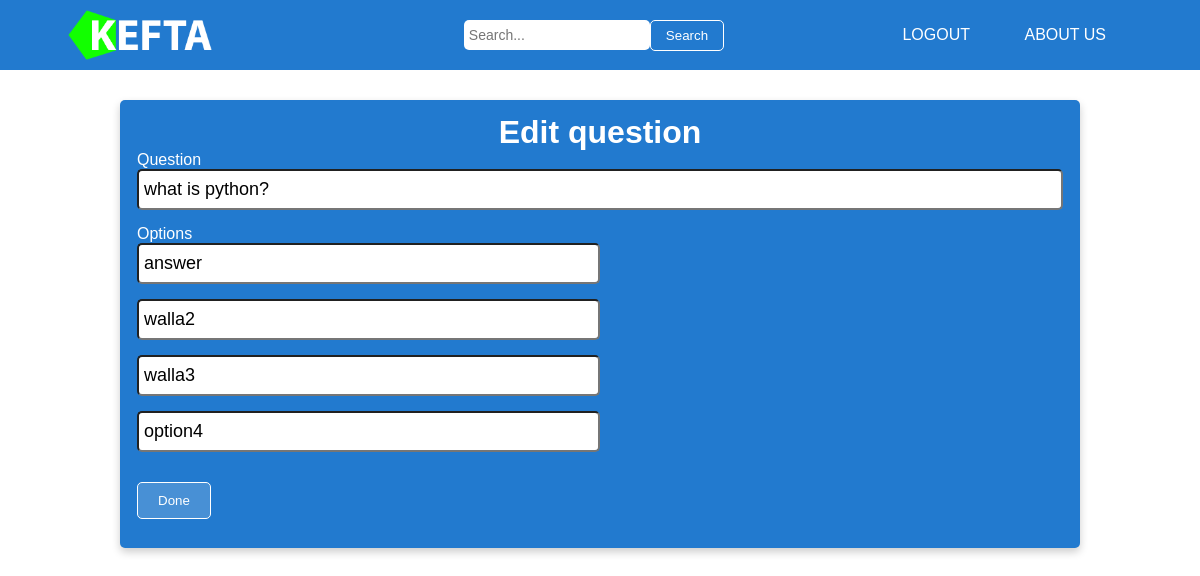
The app's page /edit_question/863eb5d0-dd93-416d-9574-874f34e77a87 (signed in) with its own data.
### models/question.py (models this page shows, shortened)
class Question(db.Model):
    id = db.Column(db.String(60), primary_key=True, default=generate_uuid)
    question = db.Column(db.String(200), nullable=False)
    correct_option = db.Column(db.String(200), nullable=False)
    option2 = db.Column(db.String(200), nullable=False)
    option3 = db.Column(db.String(200), nullable=False)
    option4 = db.Column(db.String(200), nullable=False)
    exam_id = db.Column(db.Integer, db.ForeignKey('exam.id'), nullable=False)
    created_at = db.Column(db.DateTime, nullable=False,
                           default=datetime.utcnow)
    updated_at = db.Column(db.DateTime, nullable=False,
                           default=datetime.utcnow)

### views/question.py (the view, shortened to what this page needs)
@question.route('/edit_question/<string:question_id>', methods=['GET', 'POST'])
@login_required
def edit_question(question_id):
    if current_user.__class__.__name__ == 'Teacher':
        edit_obj = Question.query.get(question_id)
        if edit_obj:
            return render_template('edit_question.html', user=current_user,
                                   edit_question=edit_obj)
        else:
            flash('Some thing is wrong!', category='error')
            return redirect(url_for('classes.class_s'))
    else:
        flash('Students can\'t create classes.', category='error')
        return redirect(url_for('exam.exams', class_id=edit_obj.class_id))

### app.py (called while the page is built)
@app.teardown_appcontext
def teardown_handler(self):
    db.session.remove()

### templates/edit_question.html (shortened to what this page needs)
{% extends "base.html" %}
{% block style %}
<link rel="stylesheet" type="text/css" href="../static/css/add_question.css">
{% endblock %}
{% block content%}
<div class="add-question">
	<form method="POST">
		<h1 align="center">Edit question</h1>
		<label for="class-name">Question</label><br>
		<input type="text" class="add-option question" value="{{edit_question.question}}" id="question" name="question" placeholder="Enter Question"/>
		<label for="class-name">Options</label><br>
		<input type="text" class="add-option correct" value="{{edit_question.correct_option}}" id="question-option-correct" name="correct-option" placeholder="Enter Correct option"/>
		<input type="text" class="add-option" value="{{edit_question.option2}}" id="option1" name="option2" placeholder="Enter option 2"/>
		<input type="text" class="add-option" value="{{edit_question.option3}}" id="option3" name="option3" placeholder="Enter option 3"/>
		<input type="text" class="add-option" value="{{edit_question.option4}}" id="option4" name="option4" placeholder="Enter option 4"/>
		<br>
		<button type="submit" class="btn btn-primary" value="done" name="done-btn">Done</button>
	</form>
</div>
{% endblock %}

### static/css/common.css (style rules this page uses)
* { padding: 0; margin: 0; box-sizing: border-box; font-family: sans-serif; }
:root { --color1: #1F6EBB; --color2: #6998C7; --color3: #227ACF; --color4: #4890D5; --color5: #0E3255; }
html { scroll-behavior: smooth; }

### static/css/add_question.css (style rules this page uses)
* { padding: 0; margin: 0; box-sizing: border-box; font-family: sans-serif; }
:root { --color1: #1F6EBB; --color2: #6998C7; --color3: #227ACF; --color4: #4890D5; --color5: #0E3255; }
.container .add-question { color: white; width: 70%px; display: block; margin: auto; background: var(--color3); padding: 14px 17px; border-radius: 5px; box-shadow: 0 4px 8px 0 rgba(0, 0, 0, 0.2); }
.container .add-question input { width: 100%; padding: 8px 5px; border-radius: 5px; margin-bottom: 15px; outline: none; font-size: 18px; }
.container .add-question button { padding: 10px 20px 10px 20px; margin: 15px 0 15px 0; background: var(--color4); border: solid white 1px; border-radius: 5px; color: white; cursor: pointer; }
.container .add-question .add-option { width: 50%; }
.container .add-question .question { width: 100%; }

### records on screen
Question: question "what is python?", correct-option "answer", option2 "walla2", option3 "walla3", option4 "option4"
